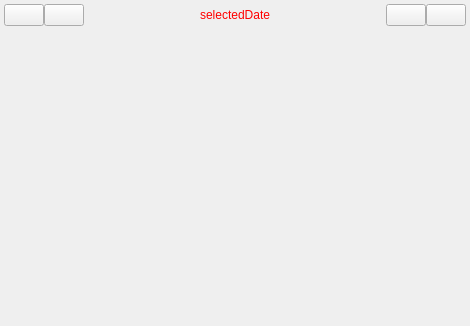
<?xml version="1.0" encoding="UTF-8"?>
<ui version="4.0">
 <class>CalendarWidget</class>
 <widget class="QWidget" name="CalendarWidget">
  <property name="geometry">
   <rect>
    <x>0</x>
    <y>0</y>
    <width>470</width>
    <height>326</height>
   </rect>
  </property>
  <layout class="QVBoxLayout" name="verticalLayout_2">
   <property name="spacing">
    <number>0</number>
   </property>
   <property name="margin">
    <number>0</number>
   </property>
   <item>
    <widget class="QWidget" name="widget" native="true">
     <layout class="QHBoxLayout" name="horizontalLayout_2">
      <property name="spacing">
       <number>10</number>
      </property>
      <property name="margin">
       <number>4</number>
      </property>
      <item>
       <layout class="QHBoxLayout" name="horizontalLayout_3">
        <property name="spacing">
         <number>0</number>
        </property>
        <item>
         <widget class="QPushButton" name="prevYearPushButton">
          <property name="icon">
           <iconset resource="../../../resources/application.qrc">
            <normaloff>:/images/prev_year</normaloff>:/images/prev_year</iconset>
          </property>
          <property name="iconSize">
           <size>
            <width>16</width>
            <height>16</height>
           </size>
          </property>
         </widget>
        </item>
        <item>
         <widget class="QPushButton" name="prevMonthPushButton">
          <property name="icon">
           <iconset resource="../../../resources/application.qrc">
            <normaloff>:/images/prev_month</normaloff>:/images/prev_month</iconset>
          </property>
          <property name="iconSize">
           <size>
            <width>16</width>
            <height>16</height>
           </size>
          </property>
         </widget>
        </item>
       </layout>
      </item>
      <item>
       <spacer name="horizontalSpacer">
        <property name="orientation">
         <enum>Qt::Horizontal</enum>
        </property>
        <property name="sizeHint" stdset="0">
         <size>
          <width>121</width>
          <height>20</height>
         </size>
        </property>
       </spacer>
      </item>
      <item>
       <widget class="QLabel" name="selectedDateLabel">
        <property name="palette">
         <palette>
          <active>
           <colorrole role="WindowText">
            <brush brushstyle="SolidPattern">
             <color alpha="255">
              <red>255</red>
              <green>0</green>
              <blue>0</blue>
             </color>
            </brush>
           </colorrole>
          </active>
          <inactive>
           <colorrole role="WindowText">
            <brush brushstyle="SolidPattern">
             <color alpha="255">
              <red>255</red>
              <green>0</green>
              <blue>0</blue>
             </color>
            </brush>
           </colorrole>
          </inactive>
          <disabled>
           <colorrole role="WindowText">
            <brush brushstyle="SolidPattern">
             <color alpha="255">
              <red>106</red>
              <green>104</green>
              <blue>100</blue>
             </color>
            </brush>
           </colorrole>
          </disabled>
         </palette>
        </property>
        <property name="text">
         <string>selectedDate</string>
        </property>
        <property name="alignment">
         <set>Qt::AlignRight|Qt::AlignTrailing|Qt::AlignVCenter</set>
        </property>
       </widget>
      </item>
      <item>
       <spacer name="horizontalSpacer_2">
        <property name="orientation">
         <enum>Qt::Horizontal</enum>
        </property>
        <property name="sizeHint" stdset="0">
         <size>
          <width>120</width>
          <height>20</height>
         </size>
        </property>
       </spacer>
      </item>
      <item>
       <layout class="QHBoxLayout" name="horizontalLayout">
        <property name="spacing">
         <number>0</number>
        </property>
        <item>
         <widget class="QPushButton" name="nextMonthPushButton">
          <property name="icon">
           <iconset resource="../../../resources/application.qrc">
            <normaloff>:/images/next_month</normaloff>:/images/next_month</iconset>
          </property>
          <property name="iconSize">
           <size>
            <width>16</width>
            <height>16</height>
           </size>
          </property>
         </widget>
        </item>
        <item>
         <widget class="QPushButton" name="nextYearPushButton">
          <property name="icon">
           <iconset resource="../../../resources/application.qrc">
            <normaloff>:/images/next_year</normaloff>:/images/next_year</iconset>
          </property>
          <property name="iconSize">
           <size>
            <width>16</width>
            <height>16</height>
           </size>
          </property>
         </widget>
        </item>
       </layout>
      </item>
     </layout>
    </widget>
   </item>
   <item>
    <widget class="CalendarWidgetInternal" name="calendarWidgetInternal" native="true">
     <property name="sizePolicy">
      <sizepolicy hsizetype="Preferred" vsizetype="Preferred">
       <horstretch>0</horstretch>
       <verstretch>1</verstretch>
      </sizepolicy>
     </property>
    </widget>
   </item>
  </layout>
 </widget>
 <customwidgets>
  <customwidget>
   <class>CalendarWidgetInternal</class>
   <extends>QWidget</extends>
   <header>widgets/calendarwidget/calendarwidgetinternal.h</header>
   <container>1</container>
  </customwidget>
 </customwidgets>
 <resources>
  <include location="../../../resources/application.qrc"/>
 </resources>
 <connections/>
</ui>
